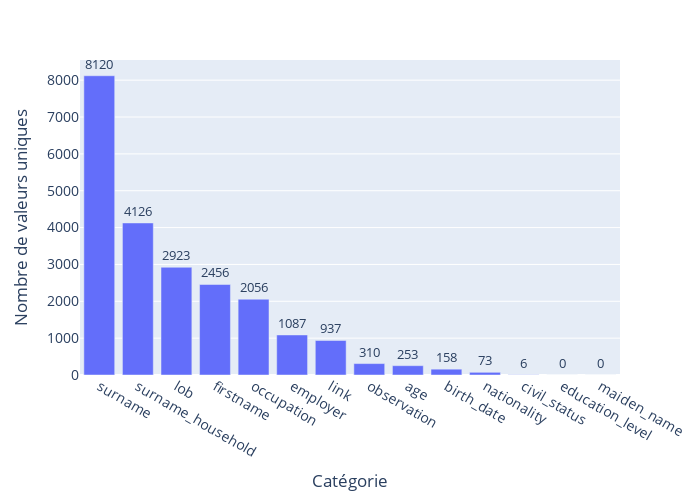

The code cell stored with this chart in its notebook:
### Code cell
# Unique values
unique_values_count = df.nunique()
unique_values_count = unique_values_count.reset_index()
unique_values_count.columns = ['Column', 'UniqueValuesCount']

# Sort the DataFrame by the UniqueValuesCount column
unique_values_count_sorted = unique_values_count.sort_values(by='UniqueValuesCount', ascending=False)

# Plot with the sorted data
fig = px.bar(unique_values_count_sorted, x='Column', y='UniqueValuesCount', text='UniqueValuesCount',
            #  title="Nombre de valeurs uniques par catégorie",
             width=700, height=500)
fig.update_traces(texttemplate='%{text}', textposition='outside', textfont_size=13)
fig.update_layout(yaxis=dict(title='Nombre de valeurs uniques'),
                  xaxis=dict(title='Catégorie'),
                  font = dict(size=14))
fig.show()

### Figure 1 — Plotly figure (JSON) as saved in the notebook; plotly's stock layout.template omitted (floating-point values rounded to 4 significant figures)
{"data": [{"alignmentgroup": "True", "hovertemplate": "Column=%{x}<br>UniqueValuesCount=%{text}<extra></extra>", "legendgroup": "", "marker": {"color": "#636efa", "pattern": {"shape": ""}}, "name": "", "offsetgroup": "", "orientation": "v", "showlegend": false, "text": [8120, 4126, 2923, 2456, 2056, 1087, 937, 310, 253, 158, 73, 6, 0, 0], "textfont": {"size": 13}, "textposition": "outside", "texttemplate": "%{text}", "type": "bar", "x": ["surname", "surname_household", "lob", "firstname", "occupation", "employer", "link", "observation", "age", "birth_date", "nationality", "civil_status", "education_level", "maiden_name"], "xaxis": "x", "y": [8120, 4126, 2923, 2456, 2056, 1087, 937, 310, 253, 158, 73, 6, 0, 0], "yaxis": "y"}], "layout": {"barmode": "relative", "font": {"size": 14}, "height": 500, "legend": {"tracegroupgap": 0}, "margin": {"t": 60}, "width": 700, "xaxis": {"anchor": "y", "domain": [0, 1], "title": {"text": "Catégorie"}}, "yaxis": {"anchor": "x", "domain": [0, 1], "title": {"text": "Nombre de valeurs uniques"}}}}
